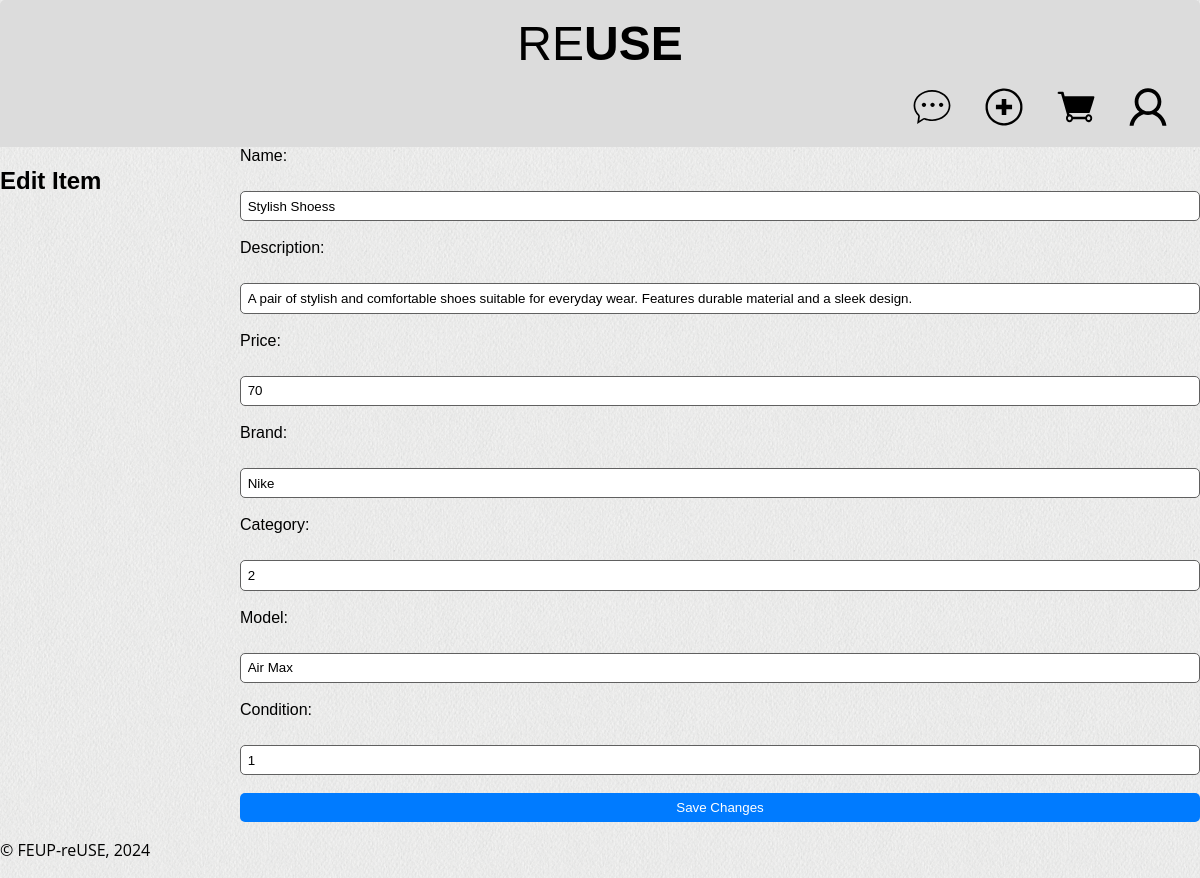
The app's page /pages/edit_item.php?idItem=5 (signed in), older data.
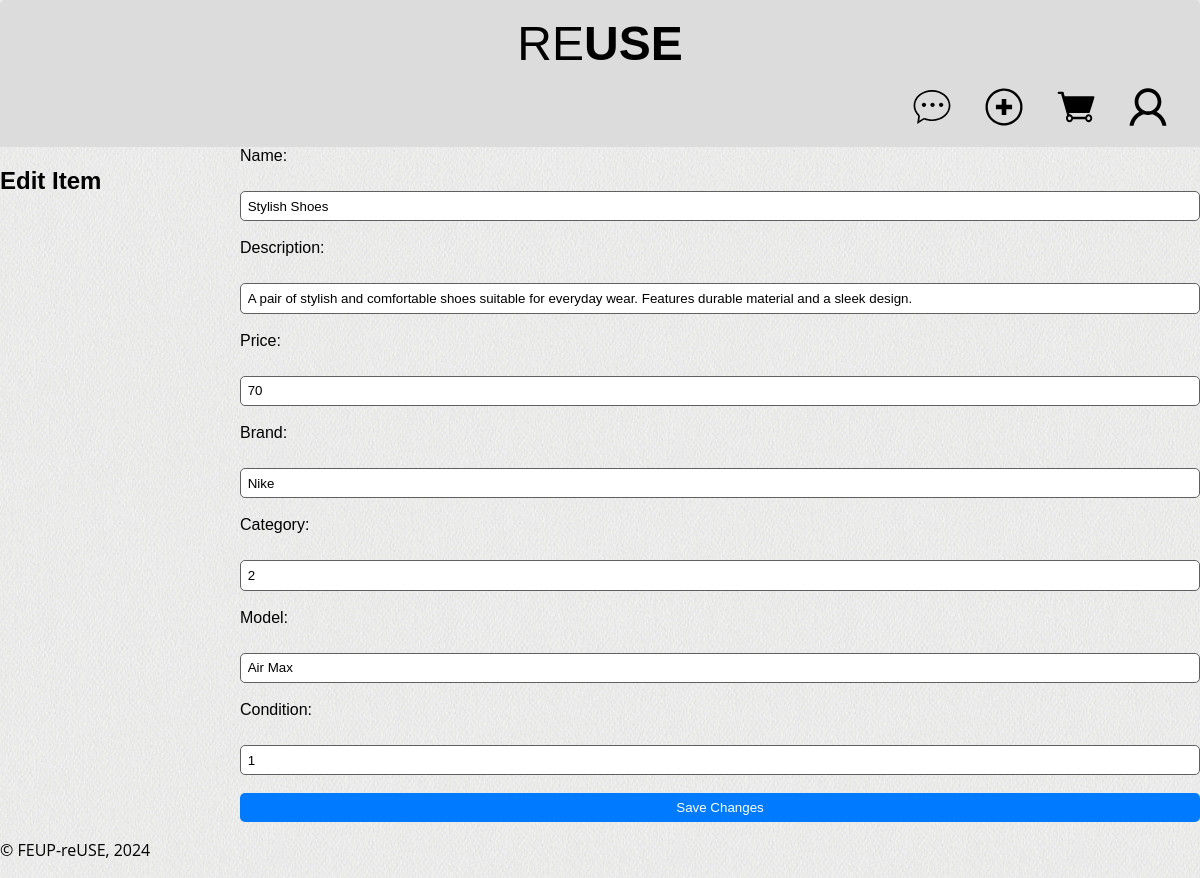
The same page, newer data.
### tables this page shows
CREATE TABLE Items (
    idItem INTEGER PRIMARY KEY AUTOINCREMENT,
    idSeller INTEGER NOT NULL,
    name TEXT NOT NULL,
    introduction TEXT,
    description TEXT,
    idCategory INTEGER,
    brand TEXT,
    model TEXT,
    idSize INTEGER,
    idCondition INTEGER,
    price REAL NOT NULL,
    active BOOLEAN NOT NULL DEFAULT TRUE,
    featured BOOLEAN NOT NULL DEFAULT FALSE,
    FOREIGN KEY (idSeller) REFERENCES Users(idUser),
    FOREIGN KEY (idCategory) REFERENCES Categories(idCategory),
    FOREIGN KEY (idSize) REFERENCES Sizes(idSize),
    FOREIGN KEY (idCondition) REFERENCES Conditions(idCondition)
);

### database/item.class.php (called while the page is built, shortened)
<?php
class Item {
    public function __construct(int $idItem, int $idSeller, string $name, ?string $introduction, ?string $description, int $idCategory, ?string $brand, ?string $model, int $idSize, int $idCondition, float $price, bool $active, bool $featured) {
        $this->name = $name;
        $this->description = $description;
        $this->idCategory = $idCategory;
        $this->brand = $brand;
        $this->model = $model;
        $this->idCondition = $idCondition;
        $this->price = $price;
    }
    public static function getItemById(PDO $db ,int $idItem): ?Item {
        $stmt = $db->prepare('SELECT * FROM Items WHERE idItem = ?');
        $stmt->execute(array($idItem));
        $item = $stmt->fetch();
        return new Item(
            $item['idItem'],
            $item['idSeller'],
            $item['name'],
            $item['introduction'],
            $item['description'],
            (int) $item['idCategory'],
            $item['brand'],
            $item['model'],
            (int) $item['idSize'],
            (int) $item['idCondition'],
            $item['price'],
            (bool) $item['active'],
            (bool) $item['featured']
        );
    }
}
?>

### pages/edit_item.php (the view, shortened to what this page needs)
<?php
require_once(__DIR__ . '/../database/connection.db.php');
require_once(__DIR__ . '/../database/item.class.php');
require_once(__DIR__ . '/../templates/common.tpl.php');
$db = getDatabaseConnection();
if ($_SERVER['REQUEST_METHOD'] === 'GET' && isset($_GET['idItem'])) {
    $itemId = intval($_GET['idItem']);
    $item = Item::getItemById($db, $itemId);
    if ($item) {
        ?>
        <html>
        <head>
        </head>
        <body>
            <h2>Edit Item</h2>
            <form action="../actions/action_update_item.php" method="post">
                <label for="name">Name:</label><br>
                <input type="text" id="name" name="name" value="<?php echo $item->name; ?>"><br>
                <label for="description">Description:</label><br>
                <input type="text" id="description" name="description" value="<?php echo $item->description; ?>"><br>
                <label for="price">Price:</label><br>
                <input type="number" id="price" name="price" value="<?php echo $item->price; ?>"><br>
                <label for="brand">Brand:</label><br>
                <input type="text" id="brand" name="brand" value="<?php echo $item->brand; ?>"><br>
                <label for="category">Category:</label><br>
                <input type="text" id="category" name="category" value="<?php echo $item->idCategory; ?>"><br>
                <label for="model">Model:</label><br>
                <input type="text" id="model" name="model" value="<?php echo $item->model; ?>"><br>
                <label for="condition">Condition:</label><br>
                <input type="text" id="condition" name="condition" value="<?php echo $item->idCondition; ?>"><br>
                <button type="submit">Save Changes</button>
            </form>
        </body>
        </html>
        <?php
    } else {
        header("Location: ../pages/index.php");
        exit;
    }
}else {
    echo "Error";
    exit;
}
?>

Row changes from the older to the newer data that the page shows:
changed items "Nike": name "Stylish Shoess" → "Stylish Shoes"
